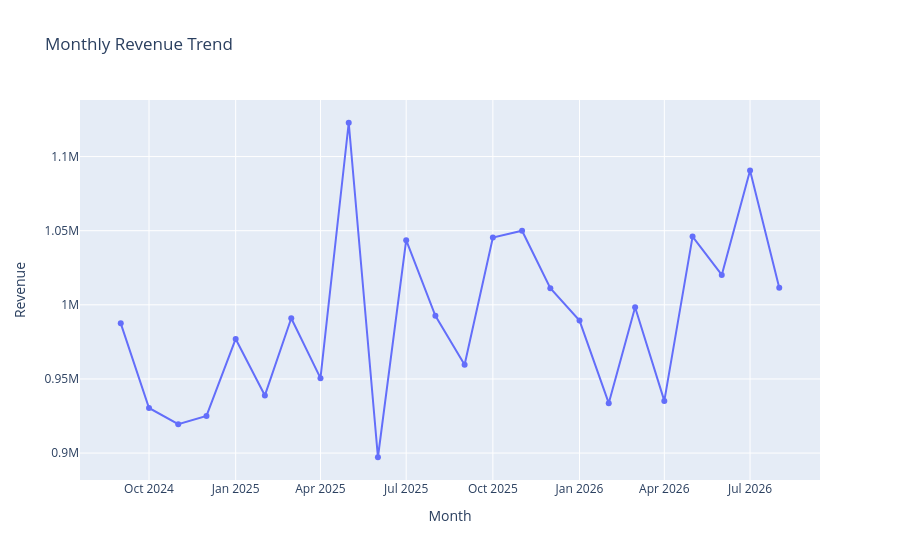

Notebook source saved alongside this figure:
### Code cell
monthly_revenue = inventory.groupby("Period")["Revenue"].sum()

monthly_revenue.index = monthly_revenue.index.astype(str)

fig = px.line(
    x=monthly_revenue.index,
    y=monthly_revenue.values,
    markers=True,
    title="Monthly Revenue Trend",
    labels={"x": "Month", "y": "Revenue"}
)

fig.show()

### Figure 1 — Plotly figure (JSON) as saved in the notebook; plotly's stock layout.template omitted (floating-point values rounded to 4 significant figures)
{"data": [{"hovertemplate": "Month=%{x}<br>Revenue=%{y}<extra></extra>", "legendgroup": "", "line": {"color": "#636efa", "dash": "solid"}, "marker": {"symbol": "circle"}, "mode": "lines+markers", "name": "", "orientation": "v", "showlegend": false, "type": "scatter", "x": ["2024-09", "2024-10", "2024-11", "2024-12", "2025-01", "2025-02", "2025-03", "2025-04", "2025-05", "2025-06", "2025-07", "2025-08", "2025-09", "2025-10", "2025-11", "2025-12", "2026-01", "2026-02", "2026-03", "2026-04", "2026-05", "2026-06", "2026-07", "2026-08"], "xaxis": "x", "y": [987500.0, 930400.0, 919500.0, 925000.0, 977000.0, 938900.0, 990900.0, 950500.0, 1123000.0, 897200.0, 1044000.0, 992600.0, 959500.0, 1045000.0, 1050000.0, 1011000.0, 989300.0, 933600.0, 998300.0, 935200.0, 1046000.0, 1020000.0, 1091000.0, 1011000.0], "yaxis": "y"}], "layout": {"legend": {"tracegroupgap": 0}, "title": {"text": "Monthly Revenue Trend"}, "xaxis": {"anchor": "y", "domain": [0, 1], "title": {"text": "Month"}}, "yaxis": {"anchor": "x", "domain": [0, 1], "title": {"text": "Revenue"}}}}
